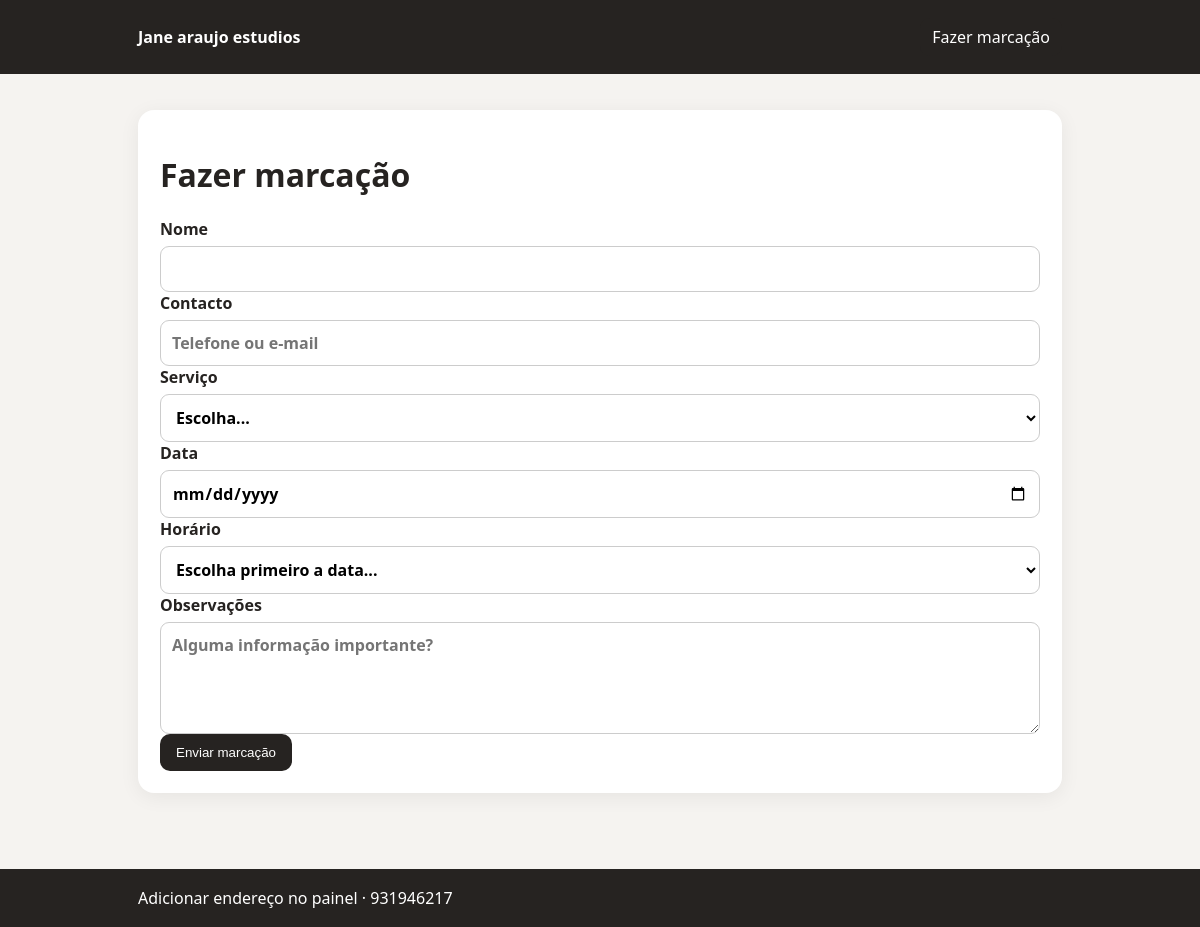
Screenshot of /marcar with the database file from the repository.
### tables this page shows
CREATE TABLE settings (
        key TEXT PRIMARY KEY,
        value TEXT NOT NULL
    );

### app.py (the view, shortened to what this page needs)
@app.route("/marcar", methods=["GET","POST"])
def booking():
    conn = db()
    services = conn.execute("SELECT * FROM services WHERE active=1 ORDER BY id").fetchall()
    conn.close()
    return render_template("booking.html", services=services, slots=time_slots(), today=date.today().isoformat())

### app.py (called while the page is built)
def db():
    conn = sqlite3.connect(DB)
    conn.row_factory = sqlite3.Row
    return conn

def settings():
    conn = db()
    rows = conn.execute("SELECT key,value FROM settings").fetchall()
    conn.close()
    return {r["key"]: r["value"] for r in rows}

def time_slots():
    s = settings()
    start = datetime.strptime(s["opening"], "%H:%M")
    end = datetime.strptime(s["closing"], "%H:%M")
    step = int(s["slot_minutes"])
    out = []
    cur = start
    while cur < end:
        out.append(cur.strftime("%H:%M"))
        cur += timedelta(minutes=step)
    return out

@app.context_processor
def inject():
    return {"salon": settings()}

### templates/booking.html (shortened to what this page needs)
{% extends "base.html" %}
{% block content %}
<div class="card">
<h1>Fazer marcação</h1>
<form method="post">
<label>Nome<input name="name" required></label>
<label>Contacto<input name="phone" required placeholder="Telefone ou e-mail"></label>
<label>Serviço
<select name="service_id" required>
<option value="">Escolha...</option>
</select></label>
<label>Data<input id="date" type="date" name="date" min="{{ today }}" required></label>
<label>Horário
<select id="time" name="time" required><option value="">Escolha primeiro a data...</option></select>
</label>
<label>Observações<textarea name="notes" rows="4" placeholder="Alguma informação importante?"></textarea></label>
<button class="button" type="submit">Enviar marcação</button>
</form>
</div>
{% endblock %}

### templates/base.html (shortened to what this page needs)
<!doctype html>
<html lang="pt-PT">
<head>
<link rel="stylesheet" href="{{ url_for('static', filename='style.css') }}">
</head>
<body>
<header>
  <div class="wrap nav">
    <a class="brand" href="{{ url_for('home') }}">{{ salon.name }}</a>
    <a class="button small" href="{{ url_for('booking') }}">Fazer marcação</a>
  </div>
</header>
<main class="wrap">
{% block content %}{% endblock %}
</main>
<footer><div class="wrap">{{ salon.address }} · {{ salon.phone }}</div></footer>
</body>
</html>

### static/style.css (style rules this page uses)
* { box-sizing:border-box }
body { margin:0;font-family:system-ui,-apple-system,Segoe UI,Roboto,sans-serif;background:#f5f3f0;color:#262321 }
header { background:#262321;color:white }
.wrap { max-width:960px;margin:auto;padding:18px }
.nav { display:flex;align-items:center;justify-content:space-between }
.brand { color:white;text-decoration:none;font-weight:700 }
.card { background:white;border-radius:16px;padding:22px;margin:18px 0;box-shadow:0 4px 20px #00000010 }
.button,button { border:0;border-radius:10px;padding:11px 16px;background:#262321;color:white;cursor:pointer;text-decoration:none;display:inline-block }
.button.small { padding:8px 12px }
label { display:flex;flex-direction:column;gap:6px;font-weight:600 }
input,select,textarea { font:inherit;padding:11px;border:1px solid #ccc;border-radius:9px;background:white }
footer { margin-top:40px;background:#262321;color:white }

### rows the page displays
settings: name "Jane araujo estudios"
settings: address "Adicionar endereço no painel"
settings: phone "931946217"
